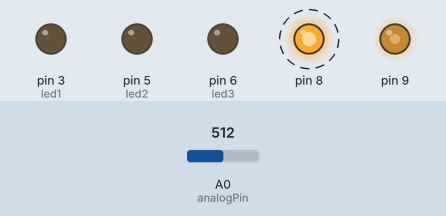
Bench run of a sketch on a simulated Arduino Uno, built with avr-gcc and run on an emulated ATmega328P. On the bench: output pins drawn as LEDs (lit = HIGH). Dashed ring = blinking. Inputs (shaded band) come from the test bench; at power-on: A0 (analogPin) = 512. What the sketch prints to the serial monitor is not drawn.

Above: at 1.2 s.
1.3 s: A0 (analogPin) set to 488
At 1.5 s:
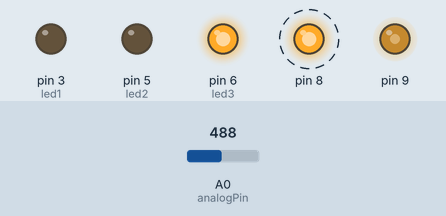
4.3 s: A0 (analogPin) set to 344
7.3 s: A0 (analogPin) set to 318
At 7.4 s:
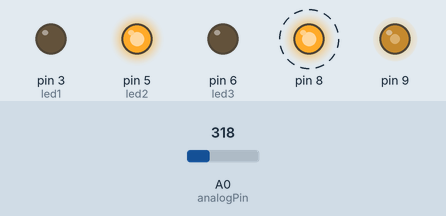
10.3 s: A0 (analogPin) set to 240
13.3 s: A0 (analogPin) set to 271
At 13.49 s:
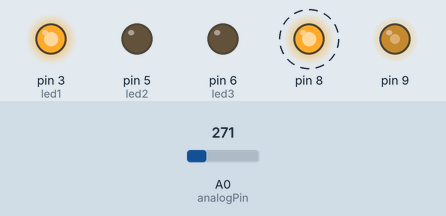
Timing chart, 0 to 17.3 s (numbered marks = the images above; inputs shaded):
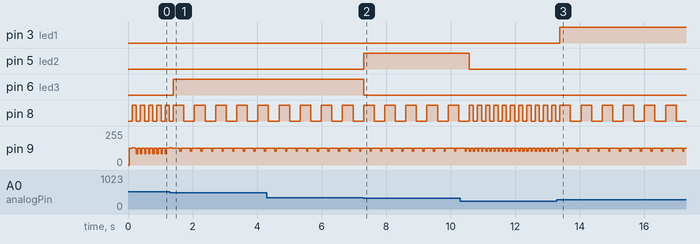

Measured:
- the behaviour switches between 500 and 499 on A0 (analogPin) (found by bisection; images 0 and 1)
- the behaviour switches between 328 and 327 on A0 (analogPin) (found by bisection; images 1 and 2)
- after the input at 1.3 s, pin 6 (led3): LOW → HIGH after 0.11 s; pin 8: alternates HIGH for 0.33 s and LOW for 0.33 s, starting after 0.43 s
- after the input at 7.3 s, pin 5 (led2): LOW → HIGH at once; pin 6 (led3): HIGH → LOW at once
- after the input at 10.3 s, pin 5 (led2): HIGH → LOW after 0.28 s; pin 8: alternates HIGH for 0.13 s and LOW for 0.13 s, starting after 0.41 s
- after the input at 13.3 s, pin 3 (led1): LOW → HIGH after 0.09 s; pin 8: alternates HIGH for 0.33 s and LOW for 0.33 s, starting after 0.42 s
- by itself, pin 8: alternates HIGH for 0.13 s and LOW for 0.13 s
- by itself, pin 9: repeats every 0.33 s: 127/255 0.25 s, 102/255 0.04 s, 126/255 0.04 s

The sketch:

Arduino_sensing.ino
```cpp
//****************************************************************************************
// Illutron take on Disney style capacitive touch sensor using only passives and Arduino
// Dzl 2012
//****************************************************************************************


//                              10n
// PIN 9 --[10k]-+-----10mH---+--||-- OBJECT
//               |            |
//              3.3k          |
//               |            V 1N4148 diode
//              GND           |
//                            |
//Analog 0 ---+------+--------+
//            |      |
//          100pf   1MOmhm
//            |      |
//           GND    GND


#define SET(x,y) (x |=(1<<y))        //-Bit set/clear macros
#define CLR(x,y) (x &= (~(1<<y)))           // |
#define CHK(x,y) (x & (1<<y))               // |
#define TOG(x,y) (x^=(1<<y))                //-+


#define N 160  //How many frequencies

const int led1 = 3;
const int led2= 5;
const int led3 = 6;

float results[N];            //-Filtered result buffer
float freq[N];            //-Filtered result buffer
int sizeOfArray = N;
int doigt;
int analogPin = A0;
int v = 0;


void setup()
{


  TCCR1A=0b10000010;        //-Set up frequency generator
  TCCR1B=0b00011001;        //-+
  ICR1=110;
  OCR1A=55;

  pinMode(9,OUTPUT);        //-Signal generator pin
  pinMode(8,OUTPUT);        //-Sync (test) pin
  pinMode(led1,OUTPUT);
  pinMode(led2,OUTPUT);
  pinMode(led3,OUTPUT);

  Serial.begin(115200);

  for(int i=0;i<N;i++)      //-Preset results
    results[i]=0;         //-+
}

void loop()
{
  unsigned int d;

  int counter = 0;
  for(unsigned int d=0;d<N;d++)
  {
    int v=analogRead(0);    //-Read response signal
    CLR(TCCR1B,0);          //-Stop generator
    TCNT1=0;                //-Reload new frequency
    ICR1=d;                 // |
    OCR1A=d/2;              //-+
    SET(TCCR1B,0);          //-Restart generator

    results[d]=results[d]*0.5+(float)(v)*0.5; //Filter results

    freq[d] = d;

 //   plot(v,0);              //-Display
 //   plot(results[d],1);
  // delayMicroseconds(1);
  }


PlottArray(1,freq,results);
  //Serial.println(v);

  TOG(PORTB,0);            //-Toggle pin 8 after each sweep (good for scope)

  v = analogRead(analogPin);
   if (v>500)
    {doigt=0;}
   if (v> 260 && v< 303)
    {doigt=1;}
   if (v> 303 && v< 328)
    {doigt=2;}
   if (v> 328 && v< 500)
    {doigt=3;}
   if (v< 250)
    {doigt=4;}


 switch (doigt)
 {
  case 1:
    {
    digitalWrite (led1, HIGH);
 digitalWrite (led2, LOW);
 digitalWrite (led3, LOW);
    delay (200);
      break;
    }
  case 2:
    {
    digitalWrite (led1, LOW);
 digitalWrite (led2, HIGH);
 digitalWrite (led3, LOW);
    delay (200);
      break;
    }
  case 3:
    {
    digitalWrite (led1, LOW);
 digitalWrite (led2, LOW);
 digitalWrite (led3, HIGH);
    delay (200);
      break;
    }
 case 4:
    {
    digitalWrite (led1, LOW);
    digitalWrite (led2, LOW);
    digitalWrite (led3, LOW);

      break;
    }
}


}
```

SendData.ino
```cpp
	byte yMSB=0, yLSB=0, xMSB=0, xLSB=0, zeroByte=128, Checksum=0;

    void SendData(int Command, unsigned int yValue,unsigned int xValue){


      /* >=================================================================<
          y = 01010100 11010100    (x & y are 2 Byte integers)
               yMSB      yLSB      send seperately -> reciever joins them
        >=================================================================<  */

        yLSB=lowByte(yValue);
        yMSB=highByte(yValue);
        xLSB=lowByte(xValue);
        xMSB=highByte(xValue);


     /* >=================================================================<
        Only the very first Byte may be a zero, this way allows the computer
        to know that if a Byte recieved is a zero it must be the start byte.
        If data bytes actually have a value of zero, They are given the value
        one and the bit in the zeroByte that represents that Byte is made
        high.
        >=================================================================< */

       zeroByte = 128;                                   // 10000000

       if(yLSB==0){ yLSB=1; zeroByte=zeroByte+1;}        // Make bit 1 high
       if(yMSB==0){ yMSB=1; zeroByte=zeroByte+2;}        // make bit 2 high
       if(xLSB==0){ xLSB=1; zeroByte=zeroByte+4;}        // make bit 3 high
       if(xMSB==0){ xMSB=1; zeroByte=zeroByte+8;}        // make bit 4 high


     /* >=================================================================<
        Calculate the remainder of: sum of all the Bytes divided by 255
        >=================================================================< */

       Checksum = (Command + yMSB + yLSB + xMSB + xLSB + zeroByte)%255;

       if( Checksum !=0 ){
        Serial.write(byte(0));            // send start bit
        Serial.write(byte(Command));      // command eg: Which Graph is this data for

        Serial.write(byte(yMSB));         // Y value's most significant byte
        Serial.write(byte(yLSB));         // Y value's least significant byte
        Serial.write(byte(xMSB));         // X value's most significant byte
        Serial.write(byte(xLSB));         // X value's least significant byte

        Serial.write(byte(zeroByte));     // Which values have a zero value
        Serial.write(byte(Checksum));     // Error Checking Byte
       }
    }


 void PlottArray(unsigned int Cmd,float Array1[],float Array2[]){

      SendData(Cmd+1, 1,1);                        // Tell PC an array is about to be sent
      delay(1);
      for(int x=0;  x < sizeOfArray;  x++){     // Send the arrays
        SendData(Cmd, round(Array1[x]),round(Array2[x]));
        //delay(1);
      }

      SendData(Cmd+2, 1,1);                        // Confirm arrrays have been sent
    }
```
